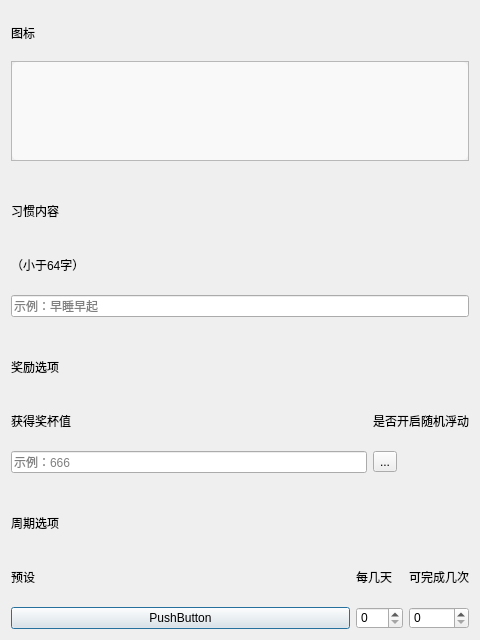
<?xml version="1.0" encoding="UTF-8"?>
<ui version="4.0">
 <class>dialog_habit_add</class>
 <widget class="QDialog" name="dialog_habit_add">
  <property name="geometry">
   <rect>
    <x>0</x>
    <y>0</y>
    <width>480</width>
    <height>640</height>
   </rect>
  </property>
  <property name="windowTitle">
   <string>Dialog</string>
  </property>
  <property name="styleSheet">
   <string notr="true">SmoothScrollArea{
	background: transparent; 
	border: none;
}

#scrollAreaWidgetContents{
	border-radius: 6px;
	background-color: rgb(249, 249, 249);
}</string>
  </property>
  <layout class="QVBoxLayout" name="verticalLayout_2">
   <item>
    <layout class="QGridLayout" name="gridLayout_5">
     <item row="0" column="0">
      <widget class="StrongBodyLabel" name="label_10">
       <property name="text">
        <string>图标</string>
       </property>
      </widget>
     </item>
     <item row="1" column="0">
      <widget class="SmoothScrollArea" name="scrollArea">
       <property name="sizePolicy">
        <sizepolicy hsizetype="Preferred" vsizetype="Preferred">
         <horstretch>0</horstretch>
         <verstretch>0</verstretch>
        </sizepolicy>
       </property>
       <property name="minimumSize">
        <size>
         <width>0</width>
         <height>100</height>
        </size>
       </property>
       <property name="widgetResizable">
        <bool>true</bool>
       </property>
       <widget class="QWidget" name="scrollAreaWidgetContents">
        <property name="geometry">
         <rect>
          <x>0</x>
          <y>0</y>
          <width>458</width>
          <height>98</height>
         </rect>
        </property>
       </widget>
      </widget>
     </item>
    </layout>
   </item>
   <item>
    <layout class="QGridLayout" name="gridLayout_3">
     <item row="2" column="0">
      <widget class="BodyLabel" name="label_9">
       <property name="text">
        <string>（小于64字）</string>
       </property>
      </widget>
     </item>
     <item row="1" column="0">
      <widget class="StrongBodyLabel" name="label">
       <property name="text">
        <string>习惯内容</string>
       </property>
      </widget>
     </item>
     <item row="3" column="0">
      <widget class="LineEdit" name="lineEdit_content">
       <property name="placeholderText">
        <string>示例：早睡早起</string>
       </property>
      </widget>
     </item>
     <item row="0" column="0">
      <spacer name="horizontalSpacer">
       <property name="orientation">
        <enum>Qt::Horizontal</enum>
       </property>
       <property name="sizeHint" stdset="0">
        <size>
         <width>40</width>
         <height>20</height>
        </size>
       </property>
      </spacer>
     </item>
    </layout>
   </item>
   <item>
    <layout class="QGridLayout" name="gridLayout">
     <item row="2" column="1">
      <widget class="BodyLabel" name="label_3">
       <property name="text">
        <string>是否开启随机浮动</string>
       </property>
      </widget>
     </item>
     <item row="3" column="1">
      <widget class="SwitchButton" name="switchButton">
       <property name="text">
        <string>...</string>
       </property>
      </widget>
     </item>
     <item row="2" column="0">
      <widget class="BodyLabel" name="label_2">
       <property name="text">
        <string>获得奖杯值</string>
       </property>
      </widget>
     </item>
     <item row="1" column="0">
      <widget class="StrongBodyLabel" name="label_4">
       <property name="text">
        <string>奖励选项</string>
       </property>
      </widget>
     </item>
     <item row="3" column="0">
      <widget class="LineEdit" name="lineEdit_reward">
       <property name="placeholderText">
        <string>示例：666</string>
       </property>
      </widget>
     </item>
     <item row="0" column="0">
      <spacer name="horizontalSpacer_2">
       <property name="orientation">
        <enum>Qt::Horizontal</enum>
       </property>
       <property name="sizeHint" stdset="0">
        <size>
         <width>40</width>
         <height>20</height>
        </size>
       </property>
      </spacer>
     </item>
    </layout>
   </item>
   <item>
    <layout class="QGridLayout" name="gridLayout_2">
     <item row="2" column="2">
      <widget class="BodyLabel" name="label_8">
       <property name="text">
        <string>可完成几次</string>
       </property>
      </widget>
     </item>
     <item row="0" column="0">
      <spacer name="horizontalSpacer_3">
       <property name="orientation">
        <enum>Qt::Horizontal</enum>
       </property>
       <property name="sizeHint" stdset="0">
        <size>
         <width>40</width>
         <height>20</height>
        </size>
       </property>
      </spacer>
     </item>
     <item row="3" column="2">
      <widget class="SpinBox" name="spinBox_times">
       <property name="maximum">
        <number>999</number>
       </property>
      </widget>
     </item>
     <item row="1" column="0">
      <widget class="StrongBodyLabel" name="label_5">
       <property name="text">
        <string>周期选项</string>
       </property>
      </widget>
     </item>
     <item row="2" column="1">
      <widget class="BodyLabel" name="label_7">
       <property name="text">
        <string>每几天</string>
       </property>
      </widget>
     </item>
     <item row="2" column="0">
      <widget class="BodyLabel" name="label_6">
       <property name="text">
        <string>预设</string>
       </property>
      </widget>
     </item>
     <item row="3" column="1">
      <widget class="SpinBox" name="spinBox_days">
       <property name="maximum">
        <number>999</number>
       </property>
      </widget>
     </item>
     <item row="3" column="0">
      <widget class="ComboBox" name="comboBox">
       <property name="text">
        <string>PushButton</string>
       </property>
      </widget>
     </item>
    </layout>
   </item>
  </layout>
 </widget>
 <customwidgets>
  <customwidget>
   <class>StrongBodyLabel</class>
   <extends>QLabel</extends>
   <header>qfluentwidgets</header>
  </customwidget>
  <customwidget>
   <class>BodyLabel</class>
   <extends>QLabel</extends>
   <header>qfluentwidgets</header>
  </customwidget>
  <customwidget>
   <class>LineEdit</class>
   <extends>QLineEdit</extends>
   <header>qfluentwidgets</header>
  </customwidget>
  <customwidget>
   <class>SwitchButton</class>
   <extends>QToolButton</extends>
   <header>qfluentwidgets</header>
  </customwidget>
  <customwidget>
   <class>ComboBox</class>
   <extends>QPushButton</extends>
   <header>qfluentwidgets</header>
  </customwidget>
  <customwidget>
   <class>SpinBox</class>
   <extends>QSpinBox</extends>
   <header>qfluentwidgets</header>
  </customwidget>
  <customwidget>
   <class>SmoothScrollArea</class>
   <extends>QScrollArea</extends>
   <header>qfluentwidgets</header>
   <container>1</container>
  </customwidget>
 </customwidgets>
 <resources/>
 <connections/>
</ui>
